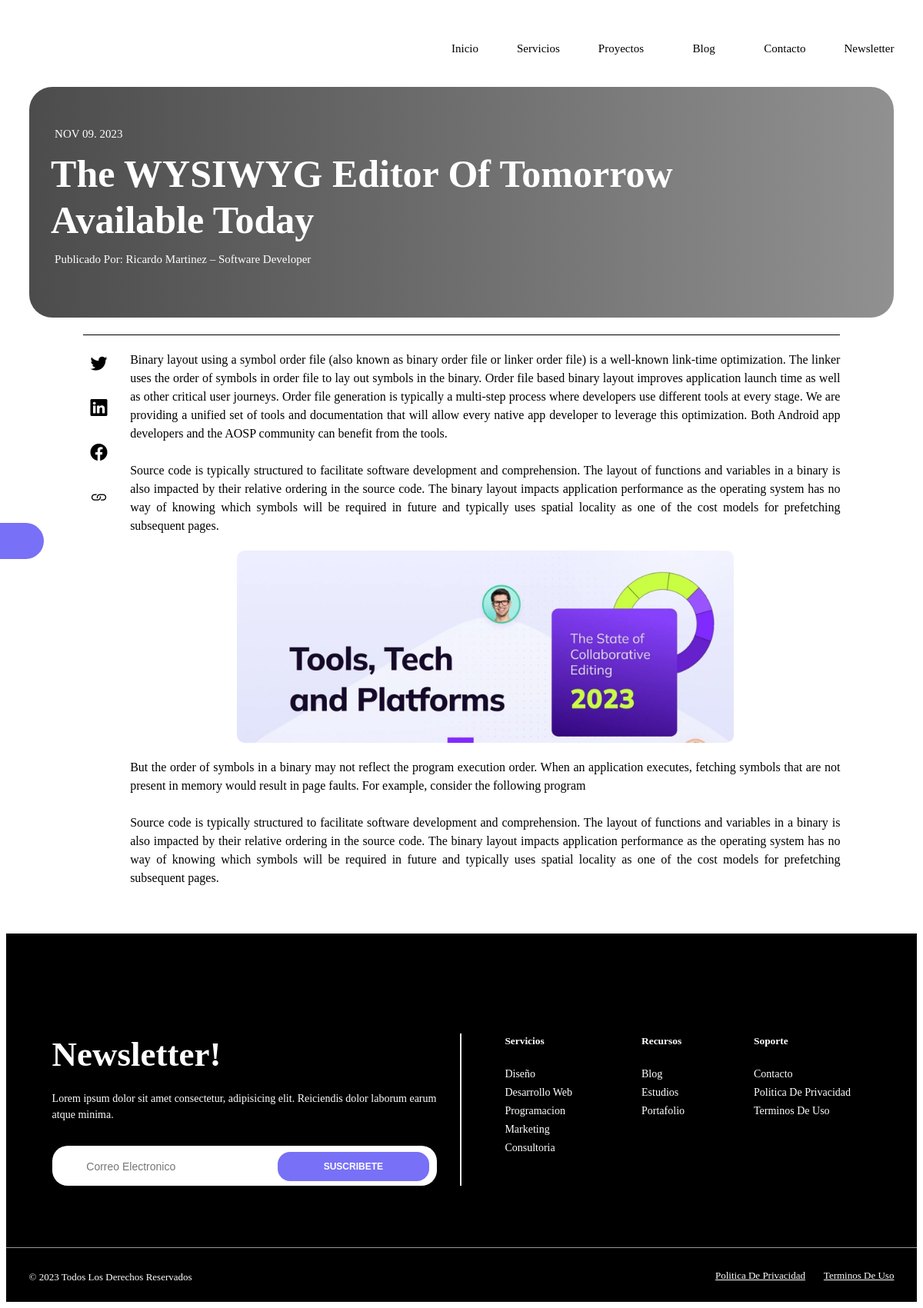
The page /noticias/nuevo-ckeditor-5 on the database its author committed.
### portafolio/models.py (models this page shows, shortened)
class Noticias(models.Model):
    nombre_noticia = models.CharField(max_length=60, verbose_name='Nombre:', default='')
    subnombre_noticia = models.CharField(max_length=60, verbose_name='Subnombre:', default='')
    autor_noticia = models.CharField(max_length=60, verbose_name='Autor:', default='')
    slug_noticia = models.CharField(max_length=60, verbose_name='Url Amigable:', default='', editable=False)
    image_noticia = models.ImageField(upload_to='news_images/', blank=True, null=True)
    text = CKEditor5Field('Text', config_name='extends')
    created_at = models.DateTimeField(auto_now_add=True, verbose_name='Creado El :')
    updated_at = models.DateTimeField(auto_now =True, verbose_name='Actualizado El :')
    class Meta:
        verbose_name = "Noticia"
        verbose_name_plural = "Noticias"

### portafolio/views.py (the view)
# urls.py: path('noticias/<str:slug>', views.ultimas__noticias, name="noticias"),
def ultimas__noticias(request, slug=""):
    noticia = get_object_or_404(Noticias, slug_noticia = slug)
    return render(request, "pages/custom/custom.html",{
        'title': noticia.subnombre_noticia,
        'noticia': noticia
    })

### portafolio/templates/pages/custom/custom.html (shortened to what this page needs)
{% extends 'layouts/custom/layout.html' %}
{% load static %}
{% block content %}
<section class="layout__contact layout__contact-noticia">
    <div class="contact__container contenedor">
        <header class="contact__header">
            <p class="noticia__header-date">{{noticia.created_at |date:"M d.  Y"}}</p>
            <h2 class="contact__title contact__title-diseño">{{noticia.nombre_noticia}}</h2>
            <p class="noticia__header-autor">Publicado Por: {{noticia.autor_noticia}}</p>
        </header>
    </div>
</section>
<section class="layout__noticia">
    <div class="contenedor grid__noticia">
        <div class="noticia__contenido">
            <article class="noticia__social">
                <ul class="noticia__social__list">
                    <li class="noticia__social-item">
                        <i class="bi bi-twitter"></i>
                    </li>
                    <li class="noticia__social-item">
                        <i class="bi bi-linkedin"></i>
                    </li>
                    <li class="noticia__social-item">
                        <i class="bi bi-facebook"></i>
                    </li>
                    <li class="noticia__social-item">
                        <i class="bi bi-link"></i>
                    </li>
                </ul>
            </article>
            <article class="noticia__ckeditor">
                {{noticia.text | safe }}
            </article>
        </div>
    </div>
</section>
{% endblock %}

### portafolio/templates/layouts/custom/layout.html (shortened to what this page needs)
{% load static %}
<!DOCTYPE html>
<html lang="es">
<head>
    <link rel="stylesheet" type="text/css" href="https://necolas.github.io/normalize.css/8.0.1/normalize.css">
    <link rel="stylesheet" type="text/css" href="{% static 'css/styles.css'%}">
    <link rel="stylesheet" type="text/css" href="{% static 'css/menu.css'%}">
    <link rel="stylesheet" type="text/css" href="{% static 'css/banner.css'%}">
    <link rel="stylesheet" type="text/css" href="{% static 'css/servicios.css'%}">
    <link rel="stylesheet" type="text/css" href="{% static 'css/proyectos.css'%}">
    <link rel="stylesheet" type="text/css" href="{% static 'css/estadisticas.css'%}">
    <link rel="stylesheet" type="text/css" href="{% static 'css/reseñas.css'%}">
    <link rel="stylesheet" type="text/css" href="{% static 'css/clientes.css'%}">
    <link rel="stylesheet" type="text/css" href="{% static 'css/noticias.css'%}">
    <link rel="stylesheet" type="text/css" href="{% static 'css/contacto.css'%}">
    <link rel="stylesheet" type="text/css" href="{% static 'css/responsive.css'%}">
    <link rel="stylesheet" type="text/css" href="{% static 'css/pages/marketing.css'%}">
    <link rel="stylesheet" type="text/css" href="{% static 'css/modal.css'%}">
    <link rel="stylesheet" href="https://cdn.jsdelivr.net/npm/bootstrap-icons@1.11.1/font/bootstrap-icons.css">
    <link rel="stylesheet" type="text/css" href="{% static 'fonts/fontawesome-free-6.1.2-web/css/all.min.css'%}">
    <link rel="stylesheet" type="text/css" href="{% static 'fonts/dmsans/dmsans.css'%}">
    <link rel="stylesheet" type="text/css" href="https://cdn.jsdelivr.net/npm/toastify-js/src/toastify.min.css">
    <link rel="stylesheet" href="https://cdn.jsdelivr.net/npm/swiper@10/swiper-bundle.min.css"/>
    <link href="https://unpkg.com/aos@2.3.1/dist/aos.css" rel="stylesheet">
</head>
<body>
    <div class="switcher">
        <button class="switcher__btn">
            <span class="switcher__icon-light">
                <i class="fa-solid fa-moon switcher__icon"></i>
            </span>
        </button>
    </div>
    <div class="layout">
        <section class="layout__menu">
            <div class="menu__content">
                <div class="contenedor menu__navbar">
                    <nav class="navbar__nav">
                        <ul class="nav__list">
                            <li class="nav__item">
                                <a href="{% url 'inicio'%}#blog" class="nav__title">Inicio
                                </a>
                            </li>
                            <li class="nav__item">
                                <a href="{% url 'inicio'%}#servicios" class="nav__title">Servicios</a>
                            </li>
                            <li class="nav__item">
                                <a href="{% url 'inicio'%}#proyectos" class="nav__title">Proyectos
                                    <i class="fa-solid fa-chevron-down nav__icon"></i>
                                </a>
                            </li>
                            <li class="nav__item">
                                <a href="{% url 'inicio'%}#blog" class="nav__title">Blog
                                    <i class="fa-solid fa-chevron-down nav__icon"></i>
                                </a>
                            </li>
                            <li class="nav__item">
                                <a href="{% url 'inicio'%}#contacto" class="nav__title">Contacto
                                </a>
                            </li>
                            <li class="nav__item">
                                <a href="#footer" class="nav__title">Newsletter
                                </a>
                            </li>
                        </ul>
                    </nav>
                </div>
            </div>
        </section>
        {% block content%}
        {% endblock %}
        <footer class="layout__footer" id="footer">
            <div class="footer__container contenedor">
                <section class="footer__top">
                    <ul class="footer__social">
                        <li class="social__item">
                            <a href="#" class="social__link">
                                <i class="fa-brands fa-facebook-f social__img"></i>
                            </a>
                        </li>
                        <li class="social__item">
                            <a href="#" class="social__link">
                                <i class="fa-brands fa-twitter social__img"></i>
                            </a>
                        </li>
                        <li class="social__item">
                            <a href="#" class="social__link">
                                <i class="fa-brands fa-youtube social__img"></i>
                            </a>
                        </li>
                        <li class="social__item">
                            <a href="#" class="social__link">
                                <i class="fa-brands fa-linkedin social__img"></i>
                            </a>
                        </li>
                        <li class="social__item">
                            <a href="#" class="social__link">
                                <i class="fa-brands fa-instagram social__img"></i>
                            </a>
                        </li>
                        <li class="social__item">
                            <a href="#" class="social__link">
                                <i class="fa-brands fa-pinterest-p social__img"></i>
                            </a>
                        </li>
                        <li class="social__item">
                            <a href="#" class="social__link">
                                <i class="fa-brands fa-vimeo social__img"></i>
                            </a>
                        </li>
                        <li class="social__item">
                            <a href="#" class="social__link">
                                <i class="fa-brands fa-behance social__img"></i>
                            </a>
                        </li>
                    </ul>
                </section>
                <section class="footer__main">
                    <div class="footer__fleft">
                        <div class="left__container">
                            <h2 class="fleft__title">
                                Newsletter!
                            </h2>
                            <p class="fleft__subtitle">
                                Lorem ipsum dolor sit amet consectetur, adipisicing elit. Reiciendis dolor laborum earum atque minima.
                            </p>
                            <form action="" class="fleft__form">
                                <div class="fleft__group">
                                    <span class="fleft__mail-icon">
                                        <i class="fa-solid fa-envelope-open-text fleft__img"></i>
                                    </span>
                                    <input type="text" class="fleft__form-control" placeholder="Correo Electronico"  name="" id="">
                                    <button type="submit" class="fleft__btn">Suscribete</button>
                                </div>
                            </form>
                        </div>
                    </div>
                    <div class="footer__fright">
                        <div class="footer__widget">
                            <h6 class="widget__title">Servicios</h6>
                            <ul class="widget__list">
                                <li class="widget__item">
                                    <a href="#" class="widget__link">Diseño</a>
                                </li>
                                <li class="widget__item">
                                    <a href="#" class="widget__link">Desarrollo Web</a>
                                </li>
                                <li class="widget__item">
                                    <a href="#" class="widget__link">Programacion</a>
                                </li>
                                <li class="widget__item">
                                    <a href="#" class="widget__link">Marketing</a>
                                </li>
                                <li class="widget__item">
                                    <a href="#" class="widget__link">Consultoria</a>
                                </li>
                            </ul>
                        </div>
                        <div class="footer__widget">
                            <h6 class="widget__title">Recursos</h6>
                            <ul class="widget__list">
                                <li class="widget__item">
                                    <a href="#" class="widget__link">Blog</a>
                                </li>
                                <li class="widget__item">
                                    <a href="#" class="widget__link">Estudios</a>
                                </li>
                                <li class="widget__item">
                                    <a href="#" class="widget__link">Portafolio</a>
                                </li>
                            </ul>
                        </div>
                        <div class="footer__widget">
                            <h6 class="widget__title">Soporte</h6>
                            <ul class="widget__list">
                                <li class="widget__item">
                                    <a href="#" class="widget__link">Contacto</a>
                                </li>
                                <li class="widget__item">
                                    <a href="#" class="widget__link">Politica De Privacidad</a>
                                </li>
                                <li class="widget__item">
                                    <a href="#" class="widget__link">Terminos De Uso</a>
                                </li>
                            </ul>
                        </div>
                    </div>
                </section>
            </div>
            <section class="footer__bottom">
                <div class="contenedor footer__bottom-grid">
                    <div class="footer__copyright">
                        <span class="copyright__text">
                            &copy; 2023 Todos Los Derechos Reservados
                        </span>
                    </div>
                    <div class="footer__links">
                        <ul class="footer__flinks">
                            <li class="flinks__item flinks__item--separator">
                                <a href="#" class="flinks__title">Politica De Privacidad</a>
                            </li>
                            <i class="fa-solid fa-circle flinks-circle"></i>
                            <li class="flinks__item ">
                                <a href="#" class="flinks__title">terminos De Uso</a>
                            </li>
                        </ul>
                    </div>
                </div>
            </section>
        </footer>
    </div>
</body>
</html>

### rows shown on the page
Noticias: created_at "NOV 09. 2023", nombre_noticia "The WYSIWYG Editor Of Tomorrow Available Today", autor_noticia "Ricardo Martinez – Software Developer", text "Binary layout using a symbol order file (also known as binary order file or linker order file) is a well-known link-time optimization. The linker uses the order of symbols in order file to lay out symbols in the binary. Order file based binary layout improves application launch time as well as other critical user journeys. Order file generation is typically a multi-step process where developers use different tools at every stage. We are providing a unified set of tools and documentation that will allow every native app developer to leverage this optimization. Both Android app developers and the AOSP community can benefit from the tools. Source code is typically structured to facilitate…", text (picture)
